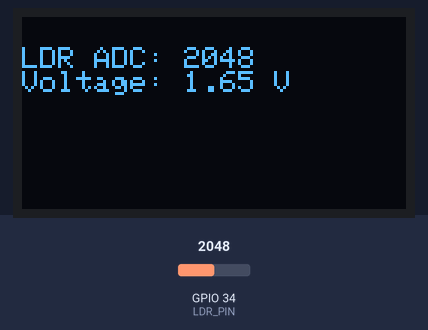
A program run on a simulated ESP32. Shown: 128×64 one-colour display. The inputs (shaded band) are chosen by the test bench; at power-on: GPIO 34 (LDR_PIN) = 2048. What the program prints to the serial monitor is not drawn.

Above: at 1.8 s.
1.9 s: GPIO 34 (LDR_PIN) set to 2866
At 2.4 s:
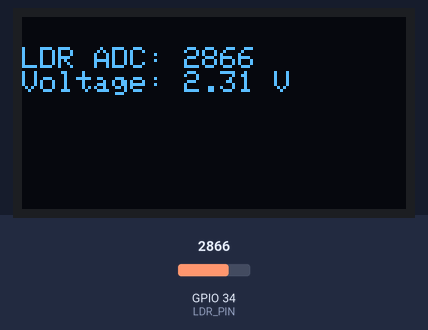
3.6 s: GPIO 34 (LDR_PIN) set to 3603
At 4.6 s:
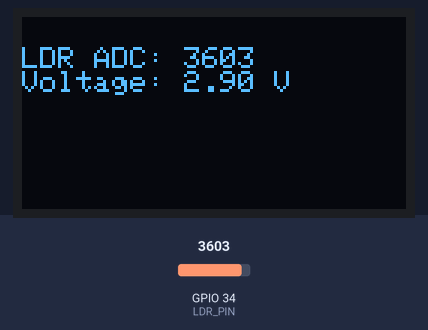
5.6 s: GPIO 34 (LDR_PIN) set to 4095
At 6.9 s:
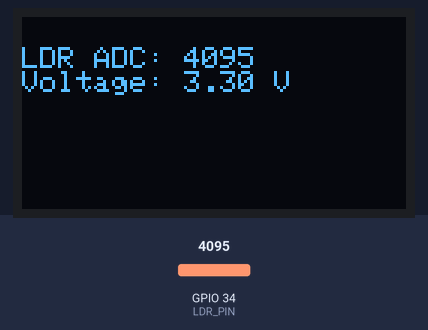
Timing chart, 0 to 8.6 s (numbered marks = the images above; inputs shaded):
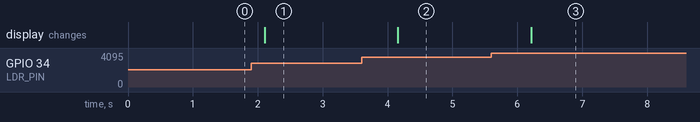

The program:

main.cpp
```cpp
#include <Arduino.h>
/*
Name: Sarwat Fatima
Reg no. : 23-NTU-CS-1092
SEction : BSCS-5-A
*/
#include <Arduino.h>
#include <Wire.h>
#include <Adafruit_GFX.h>
#include <Adafruit_SSD1306.h>

#define LDR_PIN 34
#define SDA_PIN 21
#define SCL_PIN 22
#define SCREEN_WIDTH 128
#define SCREEN_HEIGHT 64

Adafruit_SSD1306 display(SCREEN_WIDTH, SCREEN_HEIGHT, &Wire, -1);

void setup() {
  Serial.begin(115200);
  Wire.begin(SDA_PIN, SCL_PIN);
  display.begin(SSD1306_SWITCHCAPVCC, 0x3C);
  display.clearDisplay();
  display.setTextColor(SSD1306_WHITE);
}

void loop() {
  int adcValue = analogRead(LDR_PIN);
  float voltage = (adcValue / 4095.0) * 3.3;

  display.clearDisplay();
  display.setTextSize(1);
  display.setCursor(0,10);
  display.print("LDR ADC: "); display.println(adcValue);
  display.print("Voltage: "); display.print(voltage, 2); display.println(" V");
  display.display();

  Serial.printf("ADC: %d  |  Voltage: %.2f V\n", adcValue, voltage);
  delay(1000);
}
```

Measured:
- after the input at 1.9 s, the display: changes after 0.21 s (image 1)
- after the input at 3.6 s, the display: changes after 0.56 s (image 2)
- after the input at 5.6 s, the display: changes after 0.61 s (image 3)
